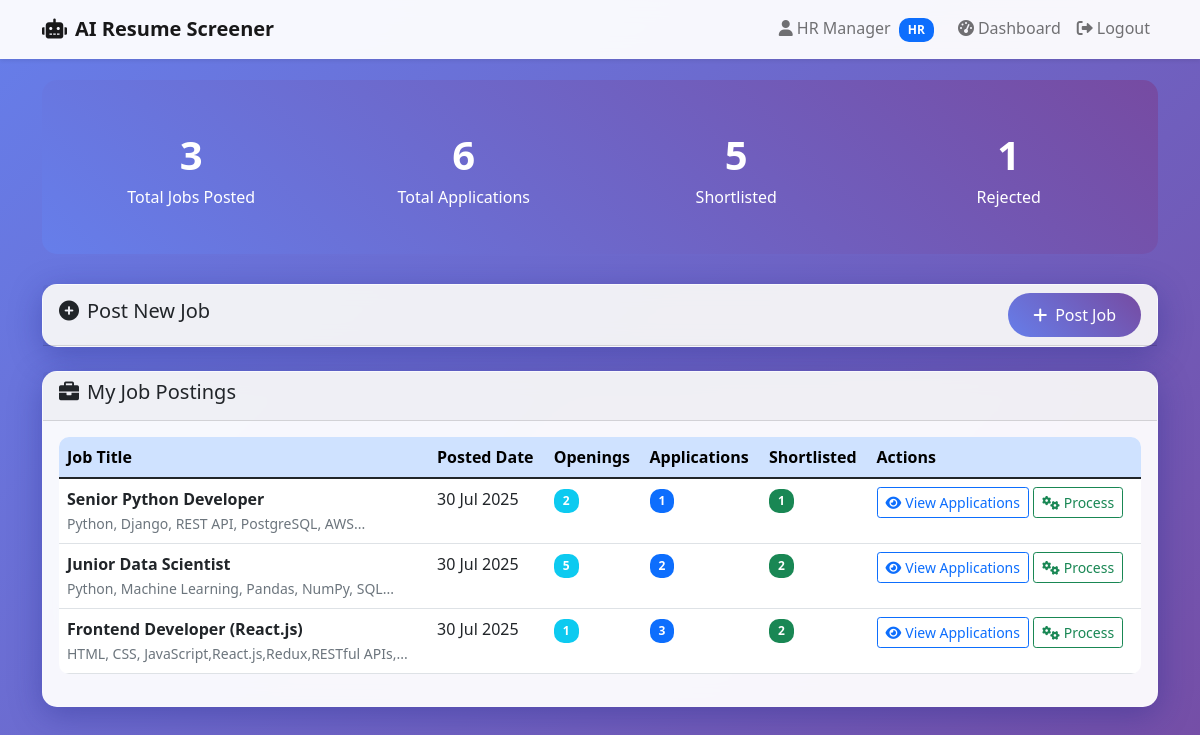
The page /hr_dashboard (signed in) on the database its author committed.
### app.py (models this page shows, shortened)
class User(db.Model):
    id = db.Column(db.Integer, primary_key=True)
    username = db.Column(db.String(80), unique=True, nullable=False)
    email = db.Column(db.String(120), unique=True, nullable=False)
    phone = db.Column(db.String(20), nullable=True)
    password_hash = db.Column(db.String(128), nullable=False)
    role = db.Column(db.String(10), nullable=False) # 'hr' or 'user'
    posted_jobs = db.relationship('Job', backref='hr', lazy=True)
    applications = db.relationship('Application', backref='applicant', lazy=True)

class Job(db.Model):
    id = db.Column(db.Integer, primary_key=True)
    title = db.Column(db.String(120), nullable=False)
    description = db.Column(db.Text, nullable=False)
    skills_required = db.Column(db.Text, nullable=False)
    experience_required = db.Column(db.String(50), nullable=False)
    openings = db.Column(db.Integer, nullable=False)
    location = db.Column(db.String(100), nullable=False)
    created_at = db.Column(db.DateTime, default=datetime.utcnow)
    jd_path = db.Column(db.String(255), nullable=True)
    hr_id = db.Column(db.Integer, db.ForeignKey('user.id'), nullable=False)
    applications = db.relationship('Application', backref='job', lazy=True, cascade="all, delete-orphan")

### app.py (the view)
@app.route('/hr_dashboard')
def hr_dashboard():
    if 'user_id' not in session or session['role'] != 'hr':
        flash('Unauthorized access.', 'danger')
        return redirect(url_for('login'))
    hr_user = User.query.get(session['user_id'])
    jobs = Job.query.filter_by(hr=hr_user).all()
    total_jobs = len(jobs)
    total_applications = 0
    shortlisted_count = 0
    rejected_count = 0
    for job in jobs:
        job_applications = job.applications
        job.applications_count = len(job_applications)
        job.shortlisted_count = sum(1 for app_obj in job_applications if app_obj.status == 'shortlisted')
        total_applications += job.applications_count
        shortlisted_count += job.shortlisted_count
        rejected_count += sum(1 for app_obj in job_applications if app_obj.status == 'rejected')
    return render_template('hr_dashboard.html', jobs=jobs, total_jobs=total_jobs,
                           total_applications=total_applications, shortlisted=shortlisted_count, rejected=rejected_count)

### templates/hr_dashboard.html (shortened to what this page needs)
{% extends "base.html" %}
{% block content %}
<div class="dashboard-stats">
    <div class="row">
        <div class="col-md-3">
            <div class="stat-item">
                <div class="stat-number">{{ total_jobs or 0 }}</div>
                <div>Total Jobs Posted</div>
            </div>
        </div>
        <div class="col-md-3">
            <div class="stat-item">
                <div class="stat-number">{{ total_applications or 0 }}</div>
                <div>Total Applications</div>
            </div>
        </div>
        <div class="col-md-3">
            <div class="stat-item">
                <div class="stat-number">{{ shortlisted or 0 }}</div>
                <div>Shortlisted</div>
            </div>
        </div>
        <div class="col-md-3">
            <div class="stat-item">
                <div class="stat-number">{{ rejected or 0 }}</div>
                <div>Rejected</div>
            </div>
        </div>
    </div>
</div>
<div class="row mb-4">
    <div class="col-md-12">
        <div class="card">
            <div class="card-header d-flex justify-content-between align-items-center">
                <h5><i class="fas fa-plus-circle me-2"></i>Post New Job</h5>
                <button class="btn btn-primary" data-bs-toggle="modal" data-bs-target="#postJobModal">
                    <i class="fas fa-plus me-2"></i>Post Job
                </button>
            </div>
        </div>
    </div>
</div>
<div class="row">
    <div class="col-md-12">
        <div class="card">
            <div class="card-header">
                <h5><i class="fas fa-briefcase me-2"></i>My Job Postings</h5>
            </div>
            <div class="card-body">
                {% if jobs %}
                    <div class="table-responsive">
                        <table class="table table-hover">
                            <thead class="table-primary">
                                <tr>
                                    <th>Job Title</th>
                                    <th>Posted Date</th>
                                    <th>Openings</th>
                                    <th>Applications</th>
                                    <th>Shortlisted</th>
                                    <th>Actions</th>
                                </tr>
                            </thead>
                            <tbody>
                                {% for job in jobs %}
                                <tr>
                                    <td>
                                        <strong>{{ job.title }}</strong>
                                        <br><small class="text-muted">{{ job.skills_required[:50] }}...</small>
                                    </td>
                                    <td>{{ job.created_at.strftime('%d %b %Y') }}</td>
                                    <td><span class="badge bg-info">{{ job.openings }}</span></td>
                                    <td><span class="badge bg-primary">{{ job.applications_count }}</span></td>
                                    <td><span class="badge bg-success">{{ job.shortlisted_count }}</span></td>
                                    <td>
                                        <a href="{{ url_for('view_applications', job_id=job.id) }}" class="btn btn-sm btn-outline-primary">
                                            <i class="fas fa-eye me-1"></i>View Applications
                                        </a>
                                        <button class="btn btn-sm btn-outline-success" onclick="processShortlisting('{{ job.id }}')">
                                            <i class="fas fa-cogs me-1"></i>Process
                                        </button>
                                    </td>
                                </tr>
                                {% endfor %}
                            </tbody>
                        </table>
                    </div>
                {% else %}
                    <div class="text-center py-5">
                        <i class="fas fa-briefcase fa-3x text-muted mb-3"></i>
                        <h5 class="text-muted">No jobs posted yet</h5>
                        <p class="text-muted">Start by posting your first job opening</p>
                    </div>
                {% endif %}
            </div>
        </div>
    </div>
</div>
{% endblock %}

### templates/base.html (shortened to what this page needs)
<!DOCTYPE html>
<html lang="en">
<head>
    <link href="https://cdnjs.cloudflare.com/ajax/libs/bootstrap/5.1.3/css/bootstrap.min.css" rel="stylesheet">
    <link href="https://cdnjs.cloudflare.com/ajax/libs/font-awesome/6.0.0/css/all.min.css" rel="stylesheet">
    <link href="{{ url_for('static', filename='style.css') }}" rel="stylesheet">
</head>
<body>
    <nav class="navbar navbar-expand-lg navbar-light fixed-top bg-white shadow-sm">
        <div class="container">
            <a class="navbar-brand fw-bold" href="{{ url_for('index') }}">
                <i class="fas fa-robot me-2"></i>AI Resume Screener
            </a>
            <div class="navbar-nav ms-auto">
                {% if session.user_id %}
                    <span class="navbar-text me-3">
                        <i class="fas fa-user me-1"></i>{{ session.username }}
                        <span class="badge bg-primary ms-1">{{ session.role.upper() }}</span>
                    </span>
                    {% if session.role == 'hr' %}
                        <a class="nav-link" href="{{ url_for('hr_dashboard') }}">
                            <i class="fas fa-tachometer-alt me-1"></i>Dashboard
                        </a>
                    {% endif %}
                    <a class="nav-link" href="{{ url_for('logout') }}">
                        <i class="fas fa-sign-out-alt me-1"></i>Logout
                    </a>
                {% endif %}
            </div>
        </div>
    </nav>
    <main style="margin-top: 80px;">
        <div class="container">
            {% block content %}{% endblock %}
        </div>
    </main>
</body>
</html>

### static/style.css (style rules this page uses)
body { background: linear-gradient(135deg, #667eea 0%, #764ba2 100%); min-height: 100vh; font-family: 'Segoe UI', Tahoma, Geneva, Verdana, sans-serif; }
.navbar { background: rgba(255, 255, 255, 0.95) !important; backdrop-filter: blur(10px); border-bottom: 1px solid rgba(255, 255, 255, 0.2); }
.card { background: rgba(255, 255, 255, 0.95); backdrop-filter: blur(10px); border: 1px solid rgba(255, 255, 255, 0.2); border-radius: 15px; box-shadow: 0 8px 32px 0 rgba(31, 38, 135, 0.37); }
.btn-primary { background: linear-gradient(45deg, #667eea, #764ba2); border: none; border-radius: 25px; padding: 10px 25px; transition: all 0.3s ease; }
.table { background: white; border-radius: 10px; overflow: hidden; }
.badge { padding: 0.5em 0.75em; border-radius: 10px; }
.dashboard-stats { background: linear-gradient(45deg, #667eea, #764ba2); color: white; border-radius: 15px; padding: 25px; margin-bottom: 30px; }
.stat-item { text-align: center; padding: 20px; }
.stat-number { font-size: 2.5rem; font-weight: bold; }

### rows shown on the page
User: username "HR Manager"
Job: title "Senior Python Developer", skills_required "Python, Django, REST API, PostgreSQL, AWS", created_at "30 Jul 2025", openings "2", applications_count "1", shortlisted_count "1"
Job: title "Junior Data Scientist", skills_required "Python, Machine Learning, Pandas, NumPy, SQL", created_at "30 Jul 2025", openings "5", applications_count "2", shortlisted_count "2"
Job: title "Frontend Developer (React.js)", skills_required "HTML, CSS, JavaScript,React.js,Redux,RESTful APIs,", created_at "30 Jul 2025", openings "1", applications_count "3", shortlisted_count "2"

### other values the page prints
{{ session.role.upper() }} "HR"
{{ total_jobs or 0 }} "3"
{{ total_applications or 0 }} "6"
{{ shortlisted or 0 }} "5"
{{ rejected or 0 }} "1"
